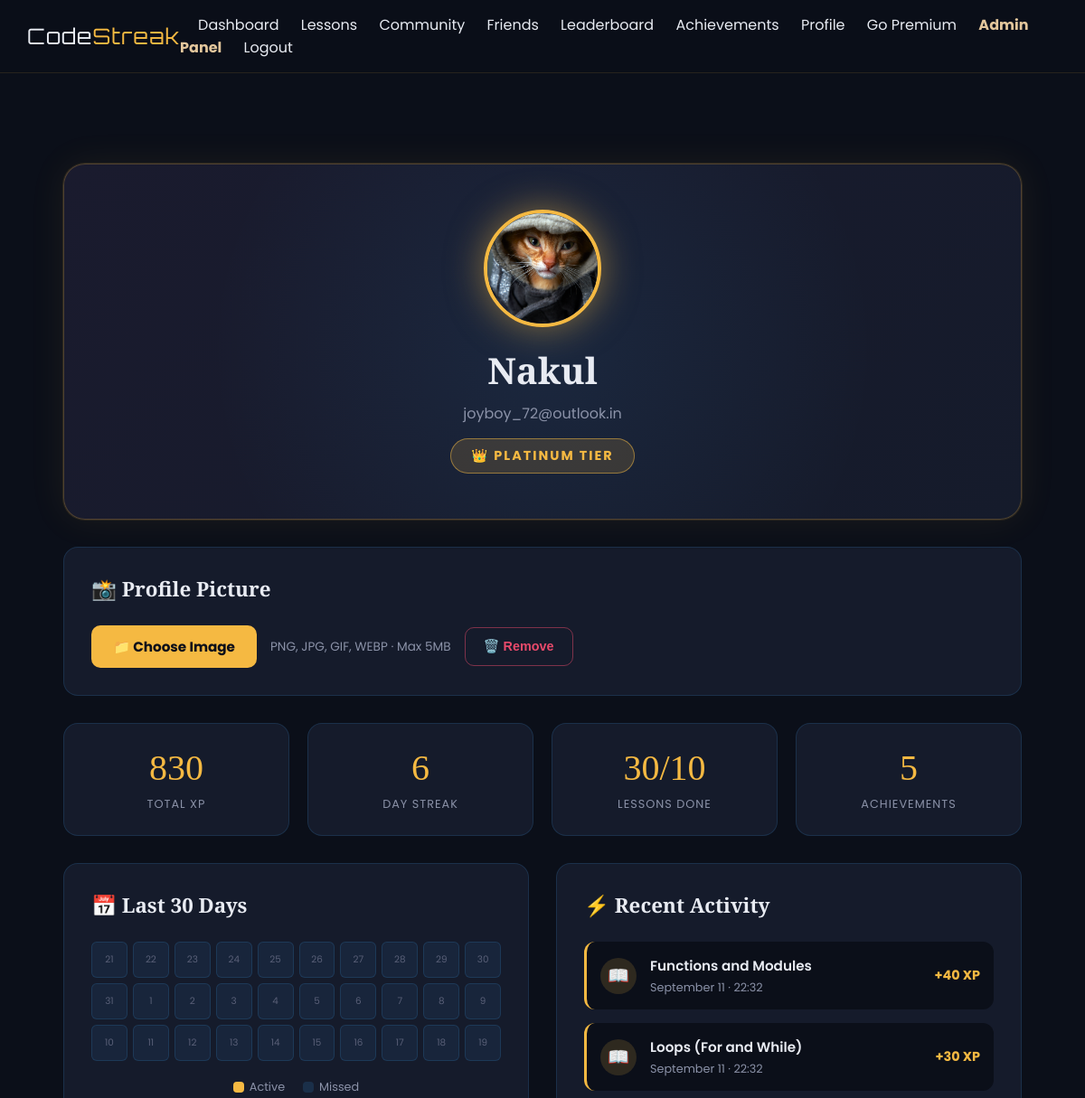
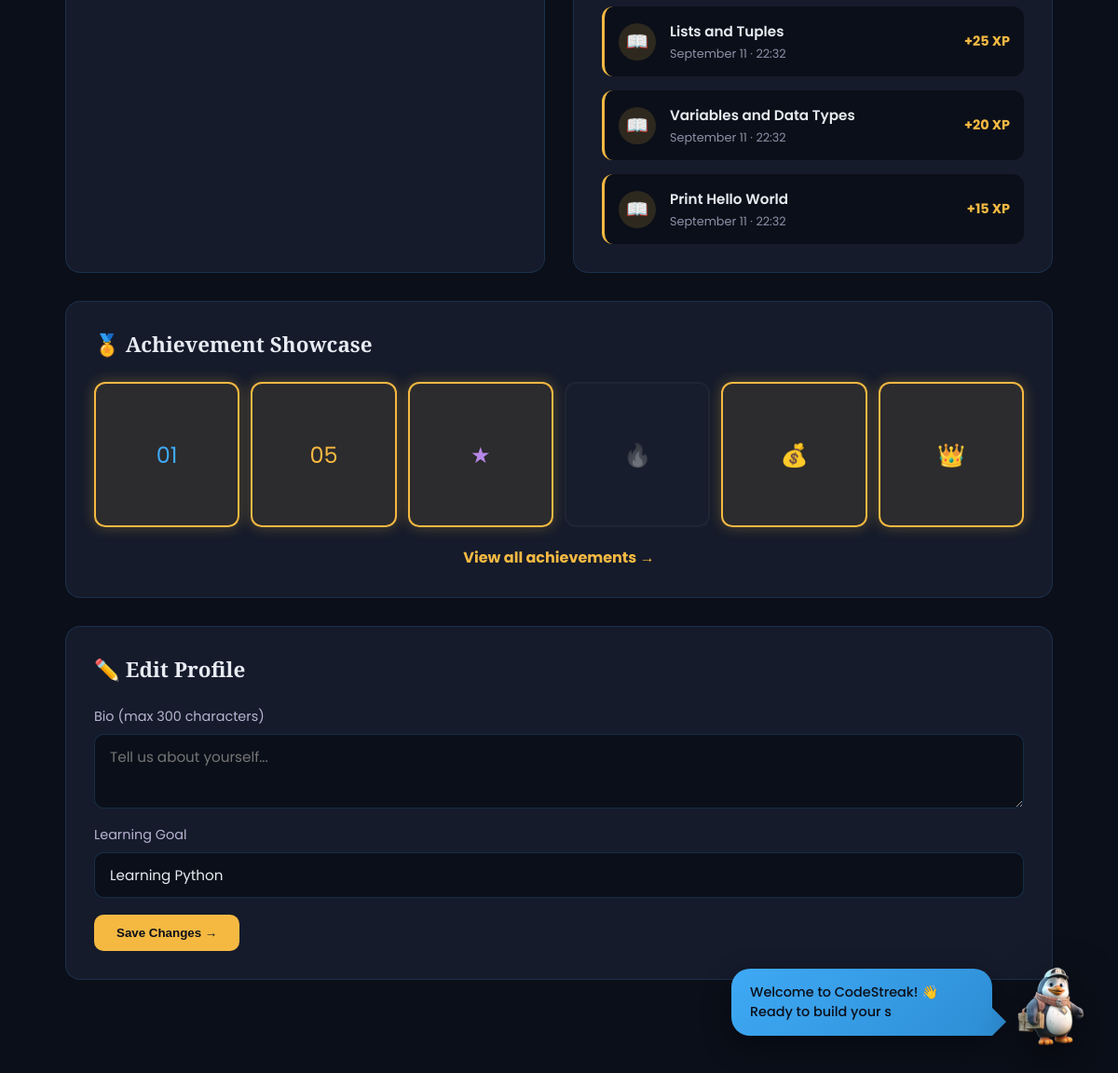
Screenshot of /profile (signed in) with the database file from the repository (2 pictures, top to bottom).
### tables this page shows
CREATE TABLE users (
    id INTEGER PRIMARY KEY AUTOINCREMENT,
    username TEXT UNIQUE NOT NULL,
    email TEXT UNIQUE NOT NULL,
    password_hash TEXT NOT NULL,
    security_question TEXT,
    security_answer TEXT,
    streak INTEGER DEFAULT 0,
    streak_charge INTEGER DEFAULT 1,
    total_points INTEGER DEFAULT 0,
    weekly_points INTEGER DEFAULT 0,
    rank TEXT DEFAULT 'Bronze',
    premium INTEGER DEFAULT 0,
    achievements TEXT DEFAULT '[]',
    profile_picture TEXT,
    bio TEXT DEFAULT '',
    learning_goal TEXT DEFAULT 'Learning Python',
    avatar_emoji TEXT DEFAULT '🐉',
    created_at TIMESTAMP DEFAULT CURRENT_TIMESTAMP
, is_active BOOLEAN DEFAULT 1, is_admin BOOLEAN DEFAULT 0);

CREATE TABLE progress (
    id INTEGER PRIMARY KEY AUTOINCREMENT,
    user_id INTEGER,
    lesson_id INTEGER,
    status TEXT DEFAULT 'in_progress',
    completed_at TIMESTAMP DEFAULT CURRENT_TIMESTAMP,
    score INTEGER DEFAULT 0
);

CREATE TABLE lessons (
    id INTEGER PRIMARY KEY AUTOINCREMENT,
    title TEXT NOT NULL,
    level TEXT NOT NULL,
    points INTEGER NOT NULL,
    difficulty TEXT NOT NULL,
    content TEXT,
    explanation TEXT,
    question TEXT,
    option_a TEXT,
    option_b TEXT,
    option_c TEXT,
    correct_option TEXT,
    next_lesson_id INTEGER,
    order_index INTEGER
);

### app.py (the view)
@app.route('/profile')
def profile():
    if 'user_id' not in session:
        return redirect(url_for('login'))
    update_user_rank(session['user_id'])
    check_achievements(session['user_id'])
    conn = get_db()
    cur = conn.cursor()
    cur.execute("SELECT * FROM users WHERE id = ?", (session['user_id'],))
    user = cur.fetchone()
    cur.execute("""
        SELECT COUNT(*) as count
        FROM progress
        WHERE user_id = ? AND status = 'completed'
    """, (session['user_id'],))
    completed_lessons = cur.fetchone()['count']
    cur.execute("SELECT COUNT(*) as count FROM lessons")
    total_lessons = cur.fetchone()['count']
    cur.execute("""
        SELECT p.completed_at, l.title, p.score
        FROM progress p
        JOIN lessons l ON p.lesson_id = l.id
        WHERE p.user_id = ? AND p.status = 'completed'
        ORDER BY p.completed_at DESC
        LIMIT 5
    """, (session['user_id'],))
    recent_activity = cur.fetchall()
    cur.execute("""
        SELECT DATE(completed_at) as day
        FROM progress
        WHERE user_id = ? AND status = 'completed'
        AND completed_at >= datetime('now', '-30 days')
        GROUP BY DATE(completed_at)
    """, (session['user_id'],))
    active_days = [str(row['day'])[:10] for row in cur.fetchall()]
    from datetime import date, timedelta
    today = date.today()
    calendar_days = []
    for i in range(29, -1, -1):
        d = today - timedelta(days=i)
        calendar_days.append({
            'date': d.strftime('%Y-%m-%d'),
            'day_num': d.day,
            'active': d.strftime('%Y-%m-%d') in active_days,
        })
    cur.close()
    conn.close()
    try:
        unlocked = json.loads(user['achievements'] or '[]')
    except:
        unlocked = []
    all_achievements = [
        {'id': 'first_signal', 'title': 'First Signal', 'icon': '01', 'tone': '#3FA9F5'},
        {'id': 'five_crowns', 'title': 'Five Crowns', 'icon': '05', 'tone': '#F5B942'},
        {'id': 'royal_scholar', 'title': 'Royal Scholar', 'icon': '★', 'tone': '#B888E8'},
        {'id': 'seven_fires', 'title': 'Seven Fires', 'icon': '🔥', 'tone': '#F5893D'},
        {'id': 'treasury', 'title': 'Treasury', 'icon': '💰', 'tone': '#F5B942'},
        {'id': 'gold_tier', 'title': 'Gold Tier', 'icon': '👑', 'tone': '#F5B942'},
    ]
    for ach in all_achievements:
        ach['unlocked'] = ach['id'] in unlocked
    return render_template(
        'profile.html',
        user=user,
        completed_lessons=completed_lessons,
        total_lessons=total_lessons,
        unlocked_count=len(unlocked),
        recent_activity=recent_activity,
        calendar_days=calendar_days,
        achievements=all_achievements,
    )

### app.py (called while the page is built)
def get_db():
    conn = sqlite3.connect('codestreak.db', detect_types=sqlite3.PARSE_DECLTYPES)
    conn.row_factory = sqlite3.Row
    return conn

def update_user_rank(user_id):
    conn = get_db()
    cur = conn.cursor()
    cur.execute("SELECT total_points FROM users WHERE id = ?", (user_id,))
    user = cur.fetchone()
    if not user:
        cur.close()
        conn.close()
        return None
    xp = user['total_points']
    if xp >= 450:
        new_rank = 'Platinum'
    elif xp >= 300:
        new_rank = 'Gold'
    elif xp >= 100:
        new_rank = 'Silver'
    else:
        new_rank = 'Bronze'
    cur.execute("UPDATE users SET `rank` = ? WHERE id = ?", (new_rank, user_id))
    conn.commit()
    cur.close()
    conn.close()
    return new_rank

### templates/profile.html (shortened to what this page needs)
{% extends 'base.html' %}
{% block content %}
<div class="profile-container">
    <div class="profile-hero">
        {% if user['profile_picture'] %}
            <img src="{{ url_for('static', filename='uploads/' + user['profile_picture']) }}"
                 alt="{{ user['username'] }}'s avatar"
                 class="profile-avatar-img">
        {% else %}
            <div class="profile-avatar">{{ user['username'][0]|upper }}</div>
        {% endif %}
        <h1 class="profile-username">{{ user['username'] }}</h1>
        <p class="profile-email">{{ user['email'] }}</p>
        <div class="profile-rank-badge">
            {% if user['rank'] == 'Bronze' %}🥉
            {% elif user['rank'] == 'Silver' %}🥈
            {% elif user['rank'] == 'Gold' %}🏆
            {% elif user['rank'] == 'Platinum' %}👑
            {% endif %}
            {{ user['rank'] }} Tier
        </div>
    </div>
    <div class="profile-card" style="margin-bottom: 30px;">
        <h2>📸 Profile Picture</h2>
        <div style="display: flex; gap: 15px; align-items: center; flex-wrap: wrap;">
            <form method="POST" action="{{ url_for('upload_profile_picture') }}"
                  enctype="multipart/form-data"
                  style="display: flex; gap: 15px; align-items: center; flex-wrap: wrap;">
                <label for="fileInput" class="upload-btn">📁 Choose Image</label>
                <span style="color: #8B92A8; font-size: 0.85rem;">PNG, JPG, GIF, WEBP · Max 5MB</span>
            </form>
            {% if user['profile_picture'] %}
                <form method="POST" action="{{ url_for('remove_profile_picture') }}" style="display: inline;">
                    <button type="submit" class="remove-btn">🗑️ Remove</button>
                </form>
            {% endif %}
        </div>
    </div>
    <div class="profile-stats">
        <div class="profile-stat">
            <div class="profile-stat-value">{{ user['total_points'] }}</div>
            <div class="profile-stat-label">Total XP</div>
        </div>
        <div class="profile-stat">
            <div class="profile-stat-value">{{ user['streak'] }}</div>
            <div class="profile-stat-label">Day Streak</div>
        </div>
        <div class="profile-stat">
            <div class="profile-stat-value">{{ completed_lessons }}/{{ total_lessons }}</div>
            <div class="profile-stat-label">Lessons Done</div>
        </div>
        <div class="profile-stat">
            <div class="profile-stat-value">{{ unlocked_count }}</div>
            <div class="profile-stat-label">Achievements</div>
        </div>
    </div>
    <div class="profile-columns">
        <div class="profile-card">
            <h2>📅 Last 30 Days</h2>
            <div class="calendar-grid">
                {% for day in calendar_days %}
                    <div class="calendar-day {% if day.active %}active{% endif %}" title="{{ day.date }}">
                        {{ day.day_num }}
                    </div>
                {% endfor %}
            </div>
            <div class="calendar-legend">
                <span><div class="legend-dot active"></div> Active</span>
                <span><div class="legend-dot inactive"></div> Missed</span>
            </div>
        </div>
        <div class="profile-card">
            <h2>⚡ Recent Activity</h2>
            {% if recent_activity %}
                <div class="activity-list">
                    {% for activity in recent_activity %}
                    <div class="activity-item">
                        <div class="activity-icon">📖</div>
                        <div class="activity-content">
                            <div class="activity-title">{{ activity.title }}</div>
                            <div class="activity-time">
                                {{ activity.completed_at.strftime('%B %d · %H:%M') if activity.completed_at else 'Just now' }}
                            </div>
                        </div>
                        <div class="activity-xp">+{{ activity.score }} XP</div>
                    </div>
                    {% endfor %}
                </div>
            {% else %}
                <div class="empty-activity">
                    No activity yet.<br>Complete a lesson to start your journey!
                </div>
            {% endif %}
        </div>
    </div>
    <div class="profile-card" style="margin-bottom: 30px;">
        <h2>🏅 Achievement Showcase</h2>
        <div class="achievement-preview">
            {% for ach in achievements %}
                <div class="achievement-mini {% if ach.unlocked %}unlocked{% else %}locked{% endif %}"
                     style="color: {{ ach.tone }};"
                     title="{{ ach.title }}{% if not ach.unlocked %} (Locked){% endif %}">
                    {{ ach.icon }}
                </div>
            {% endfor %}
        </div>
        <div style="text-align: center; margin-top: 20px;">
            <a href="{{ url_for('achievements') }}" style="color: var(--amber-gold); font-weight: 700; text-decoration: none;">
                View all achievements →
            </a>
        </div>
    </div>
    <div class="profile-card">
        <h2>✏️ Edit Profile</h2>
        <form method="POST" action="{{ url_for('update_bio') }}" class="edit-form">
            <label for="bio">Bio (max 300 characters)</label>
            <textarea id="bio" name="bio" placeholder="Tell us about yourself..." maxlength="300">{{ user['bio'] or '' }}</textarea>
            <label for="learning_goal">Learning Goal</label>
            <input type="text" id="learning_goal" name="learning_goal"
                   placeholder="e.g., Master Python in 30 days"
                   maxlength="100"
                   value="{{ user['learning_goal'] or '' }}">
            <button type="submit" class="save-bio-btn">Save Changes →</button>
        </form>
    </div>
</div>
{% endblock %}

### templates/base.html (style rules this page uses)
:root { --near-black: #0B0F19; --azure-blue: #3FA9F5; --amber-gold: #F5B942; --emerald: #2ED9A5; --off-white: #E8EBF2; --surface: #151B2B; --surface-2: #1E2538; --champion-blue: #0B0F19; --lavender-tonic: #3FA9F5; --exotic-orange: #F5B942; --dirty-white: #E8EBF2; --ink: #0B0F19; --paper: #E8EBF2; --yellow: #F5B942; --red: #3FA9F5; --beige: #3FA9F5; --dark: #0B0F19; font-family: 'Poppins', sans-serif; color: var(--off-white); background: var(--near-black); }
* { box-sizing: border-box; margin: 0; padding: 0; }
html { min-height: 100%; background: var(--near-black); scroll-behavior: smooth; }
body { margin: 0; min-height: 100%; background: var(--near-black); overflow-x: hidden; font-family: 'Poppins', sans-serif; color: var(--off-white); }

### rows the page displays
users: profile_picture (picture), username "Nakul", email "joyboy_72@outlook.in", rank "PLATINUM", total_points "830", streak "6", learning_goal "Learning Python"
progress: title "Functions and Modules", completed_at "September 11 · 22:32", score "40"
progress: title "Loops (For and While)", completed_at "September 11 · 22:32", score "30"
progress: title "Lists and Tuples", completed_at "September 11 · 22:32", score "25"
progress: title "Variables and Data Types", completed_at "September 11 · 22:32", score "20"
progress: title "Print Hello World", completed_at "September 11 · 22:32", score "15"

### other values shown
{{ completed_lessons }} "30"
{{ total_lessons }} "10"
{{ unlocked_count }} "5"
{{ day.day_num }} "21" "22" "23" "24" "25" "26" "27" "28" "29" "30" "31" "1" "2" "3" "4" "5" "6" "7" "8" "9" "10" "11" "12" "13" "14" "15" "16" "17" "18" "19"
{{ ach.icon }} "01" "05" "★" "🔥" "💰" "👑"
